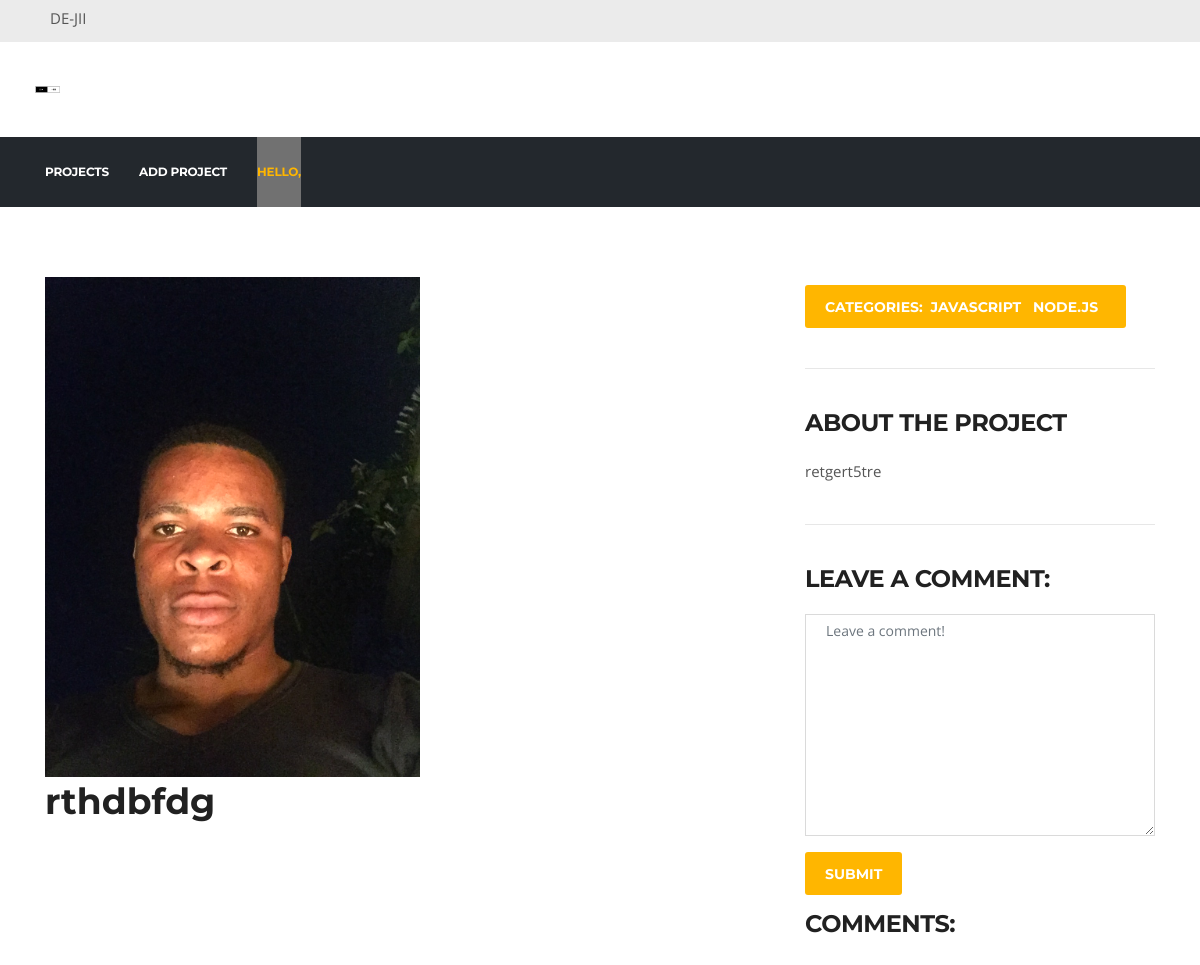
Page /2/ on the committed database.
### Site/models.py (models this page shows, shortened)
class Post(models.Model):
    title = models.CharField(max_length=255)
    body = models.TextField()
    created_on = models.DateTimeField(auto_now=True)
    last_modified = models. DateTimeField(auto_now=True)
    Categories = models.ManyToManyField('Category', related_name='posts')
    image = models.ImageField(default="profile1.png", null=True, blank=True)
    @property
    def imageURL(self):
        try:
            url = self.image.url
        except:
            url = ''
        return url

class  Category(models.Model):
    name = models.CharField(max_length=20)

### Site/views.py (the view, shortened to what this page needs)
# urls.py: path("<int:pk>/", views.Post_detail, name="post_detail"),
def Post_detail(request, pk):
    post = Post.objects.get(pk=pk)
    form = CommentForm()
    comments = Comment.objects.filter(post=post)
    context = {
        'post': post,
        "comments": comments,
        "form": form,
    }
    return render(request, "app/post_detail.html", context)

### Site/forms.py
class CommentForm(forms.Form):
    body = forms.CharField(widget=forms.Textarea(
        attrs={
            "class": "form-control",
            "placeholder": "Leave a comment!"
        })
        )

### Site/templates/app/post_detail.html (shortened to what this page needs)
{% extends 'app/base.html' %}
{% block content %}
  <section id="main-container" class="main-container">
    <div class="container">
      <div class="row">
        <div class="col-lg-8">
          <div id="page-slider" class="page-slider small-bg">
            <div class="item">
                <img style="max-height: 500px; max-width: 800px;" src="{{post.imageURL}}" />
                <h1>{{ post.title }}</h1>
            </div>
          </div>
        </div>
        <div class="col-lg-4 mt-5 mt-lg-0">
            <div class="btn btn-primary">
                Categories:&nbsp;
                    {% for category in post.Categories.all %}
                    <a href="{% url 'Site:post_category' category.name %}">
                        {{ category.name }}
                    </a>&nbsp;
                {% endfor %}
            </div>
        <hr>
        <h3 class="singleProject__subtitle">About the Project</h3>
        <p>{{ post.body | linebreaks }}</p>
        <hr>
        <h3>Leave a comment:</h3>
        <form action="/{{ post.pk }}/" method="post">
            <div class="form-group">
                {{ form.body }}
            </div>
            <button type="submit" class="btn btn-primary">Submit</button>
        </form>
        <h3>Comments:</h3>
        </div>
      </div>
    </div>
  </section>
{% endblock %}

### static/css/style.css (style rules this page uses)
body { background: #fff; color: #555; }
body, p { font-family: "Open Sans", sans-serif; text-rendering: optimizeLegibility; -webkit-font-smoothing: antialiased !important; line-height: 26px; font-size: 15px; }
h1, h2, h3, h4, h5, h6 { color: #212121; font-weight: 700; font-family: "Montserrat", sans-serif; text-rendering: optimizeLegibility; -webkit-font-smoothing: antialiased !important; }
h1 { font-size: 36px; line-height: 48px; }
h3 { font-size: 24px; margin-bottom: 20px; text-transform: uppercase; letter-spacing: -0.5px; }
html { overflow-x: hidden !important; width: 100%; height: 100%; position: relative; -webkit-font-smoothing: antialiased; text-rendering: optimizeLegibility; }
body { border: 0; margin: 0; padding: 0; }
a:link, a:visited { text-decoration: none; }
a { color: inherit; transition: 0.2s ease; }
section, .section-padding { padding: 70px 0; position: relative; }
.form-control { box-shadow: none; border: 1px solid #dadada; padding: 5px 20px; height: 44px; background: none; color: #959595; font-size: 14px; border-radius: 0; }
hr { background-color: #e7e7e7; border: 0; height: 1px; margin: 40px 0; }
.btn-primary, .btn-dark { border: 0; border-radius: 3px; padding: 12px 20px 10px; font-weight: 700; text-transform: uppercase; color: #fff; font-family: "Montserrat", sans-serif; transition: 350ms; font-size: 14px; }
.btn-primary { background: #ffb600; }
.page-slider.small-bg .item { min-height: 330px; background-size: cover; }

### Site/templates/app/base.html (style rules this page uses)
* { box-sizing: border-box; }
body { font-family: Verdana, sans-serif; }
img { vertical-align: middle; }

### rows in the picture
Post: imageURL (picture), title "rthdbfdg", body "retgert5tre"
Category: name "JAVASCRIPT"
Category: name "NODE.JS"
